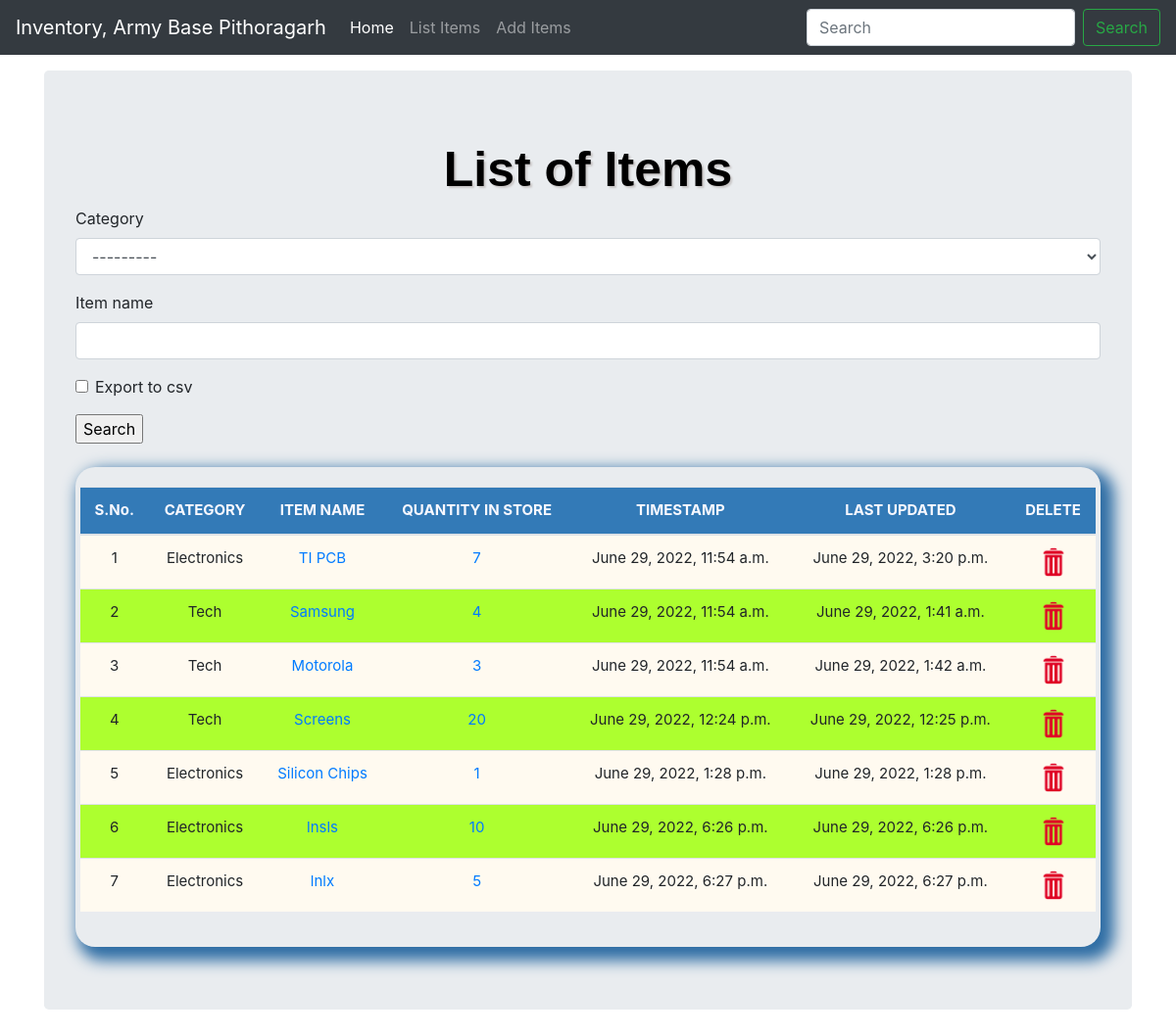
The app's page /list_item/ with its own data.
### stockmgmgt/models.py (models this page shows, shortened)
class Stock(models.Model):
	category = models.ForeignKey(Category, on_delete=models.CASCADE,blank=True, null=True)
	item_name = models.CharField(max_length=50, blank=True, null=True)
	quantity = models.IntegerField(default='0', blank=True, null=True)
	receive_quantity = models.IntegerField(default='0', blank=True, null=True)
	receive_by = models.CharField(max_length=50, blank=True, null=True)
	issue_quantity = models.IntegerField(default='0', blank=True, null=True)
	issue_by = models.CharField(max_length=50, blank=True, null=True)
	issue_to = models.CharField(max_length=50, blank=True, null=True)
	phone_number = models.CharField(max_length=50, blank=True, null=True)
	created_by = models.CharField(max_length=50, blank=True, null=True)
	reorder_level = models.IntegerField(default='0', blank=True, null=True)
	last_updated = models.DateTimeField(auto_now_add=False, auto_now=True)
	timestamp = models.DateTimeField(auto_now_add=True, auto_now=False)

class Category(models.Model):
	name = models.CharField(max_length=50, blank=False, null=True)
	def __str__(self):
		return self.name

### stockmgmgt/views.py (the view, shortened to what this page needs)
# urls.py: path('list_item/', views.list_item, name='list_item'),
def list_item(request):
	header = 'List of Items'
	queryset = Stock.objects.all()
	form = StockSearchForm(request.POST or None)
	context = {
		"header": header,
		"queryset": queryset,
		"form": form,
	}
	if request.method == 'POST':
		queryset = Stock.objects.filter(category__name__icontains=form['category'].value(),
									item_name__icontains=form['item_name'].value())
	context = {
	    "form": form,
	    "header": header,
	    "queryset": queryset
	    }
	return render(request, "list_item.html", context)

### stockmgmgt/forms.py
class StockSearchForm(forms.ModelForm):
  export_to_CSV = forms.BooleanField(required= False)
  class Meta:
     model = Stock
     fields = ['category', 'item_name']

### stockmgmgt/templates/list_item.html (shortened to what this page needs)
{% load static %}
{% load crispy_forms_tags %}
<!doctype html>
<html lang="en">
  <head>
<link href="{% static 'css/stylesheet.css' %}" rel="stylesheet">
<link href="{% static 'css/bootstrap.min.css' %}" rel="stylesheet">
        <link href="{% static 'css/navbar-top-fixed.css' %}" rel="stylesheet">
  </head>
  <body>
{% include 'navbar.html' %}
<main role="main" class="container">
  <div class="jumbotron">
    <div class='header'>{{header}}</div>
    <form method='POST' action=''>{% csrf_token %}
    {{form|crispy}}
        <input type="submit" value='Search'/>
</form>
<br>
    <div class="display_table">
	<table class="table">
        <thead>
          <tr>
            <th>S.No.</th>
            <th>CATEGORY</th>
            <th>ITEM NAME</th>
            <th>QUANTITY IN STORE</th>
            <th>TIMESTAMP</th>
            <th>LAST UPDATED</th>
            <th>DELETE</th>
          </tr>
        </thead>
      {% for instance in queryset %}
          <tr>
            <td>{{forloop.counter}}</td>
            <td>{{instance.category}}</td>
            <td><a href="{% url 'update_items' instance.id %}">{{instance.item_name}}</a></td>
            <td><a href="{% url 'stock_detail' instance.id %}">{{instance.quantity}}</a></td>
            <td>{{instance.timestamp}}</td>
            <td>{{instance.last_updated}}</td>
            <td><a href="{% url 'delete_items' instance.id %}"><img  class ='delete_img' src = "{% static 'img/delete.png' %}" width=30px
    height=30px></a></td>
          </tr>
      {% endfor %}
    </table>
</div>
  </div>
</main>
      </body>
</html>

### stockmgmgt/templates/navbar.html (shortened to what this page needs)
<nav class="navbar navbar-expand-md navbar-dark fixed-top bg-dark">
  <a class="navbar-brand" href="#">Inventory, Army Base Pithoragarh</a>
  <div class="collapse navbar-collapse" id="navbarCollapse">
    <ul class="navbar-nav mr-auto">
      <li class="nav-item active">
        <a class="nav-link" href="/">Home <span class="sr-only">(current)</span></a>
      </li>
      <li class="nav-item">
        <a class="nav-link" href="/list_item">List Items</a>
      </li>
      <li class="nav-item">
        <a class="nav-link" href="/add_items">Add Items</a>
      </li>
    </ul>
    <form class="form-inline mt-2 mt-md-0">
      <input class="form-control mr-sm-2" type="text" placeholder="Search" aria-label="Search">
      <button class="btn btn-outline-success my-2 my-sm-0" type="submit">Search</button>
    </form>
  </div>
</nav>

### stockmgmgt/static/css/stylesheet.css (style rules this page uses)
body { background-color: #34eb6b; }
.table { font-size: 15px; text-align: center; width: 95%; margin: auto; }
.table tr:nth-child(odd) { background: floralwhite; }
.table tr:nth-child(even) { background: greenyellow; }
th { background-color: #337ab7; color: ghostwhite; }
.display_table { border-bottom-right-radius: 20px; border-top-left-radius: 20px; border-bottom-left-radius: 20px; border-top-right-radius: 20px; padding-left: 5px; padding-right: 5px; padding-bottom: 20px; padding-top: 20px; box-shadow: 8px 8px 15px 6px #2e6da4; }
.header { font-family: helvetica; color: black; font-size: 50px; text-align: center; width: 100%; text-shadow: 2px 2px 2px #c9c6c6; display: block; font-weight: bold; }
.delete_img { width=10px height=10px }

### stockmgmgt/static/css/navbar-top-fixed.css (style rules this page uses)
body { min-height: 75rem; padding-top: 4.5rem; }

### records on screen
Stock: category "Electronics", item_name "TI PCB", quantity "7", timestamp "June 29, 2022, 11:54 a.m.", last_updated "June 29, 2022, 3:20 p.m."
Stock: category "Tech", item_name "Samsung", quantity "4", timestamp "June 29, 2022, 11:54 a.m.", last_updated "June 29, 2022, 1:41 a.m."
Stock: category "Tech", item_name "Motorola", quantity "3", timestamp "June 29, 2022, 11:54 a.m.", last_updated "June 29, 2022, 1:42 a.m."
Stock: category "Tech", item_name "Screens", quantity "20", timestamp "June 29, 2022, 12:24 p.m.", last_updated "June 29, 2022, 12:25 p.m."
Stock: category "Electronics", item_name "Silicon Chips", quantity "1", timestamp "June 29, 2022, 1:28 p.m.", last_updated "June 29, 2022, 1:28 p.m."
Stock: category "Electronics", item_name "lnsls", quantity "10", timestamp "June 29, 2022, 6:26 p.m.", last_updated "June 29, 2022, 6:26 p.m."
Stock: category "Electronics", item_name "lnlx", quantity "5", timestamp "June 29, 2022, 6:27 p.m.", last_updated "June 29, 2022, 6:27 p.m."

### other values on screen
{{ header }} "List of Items"
